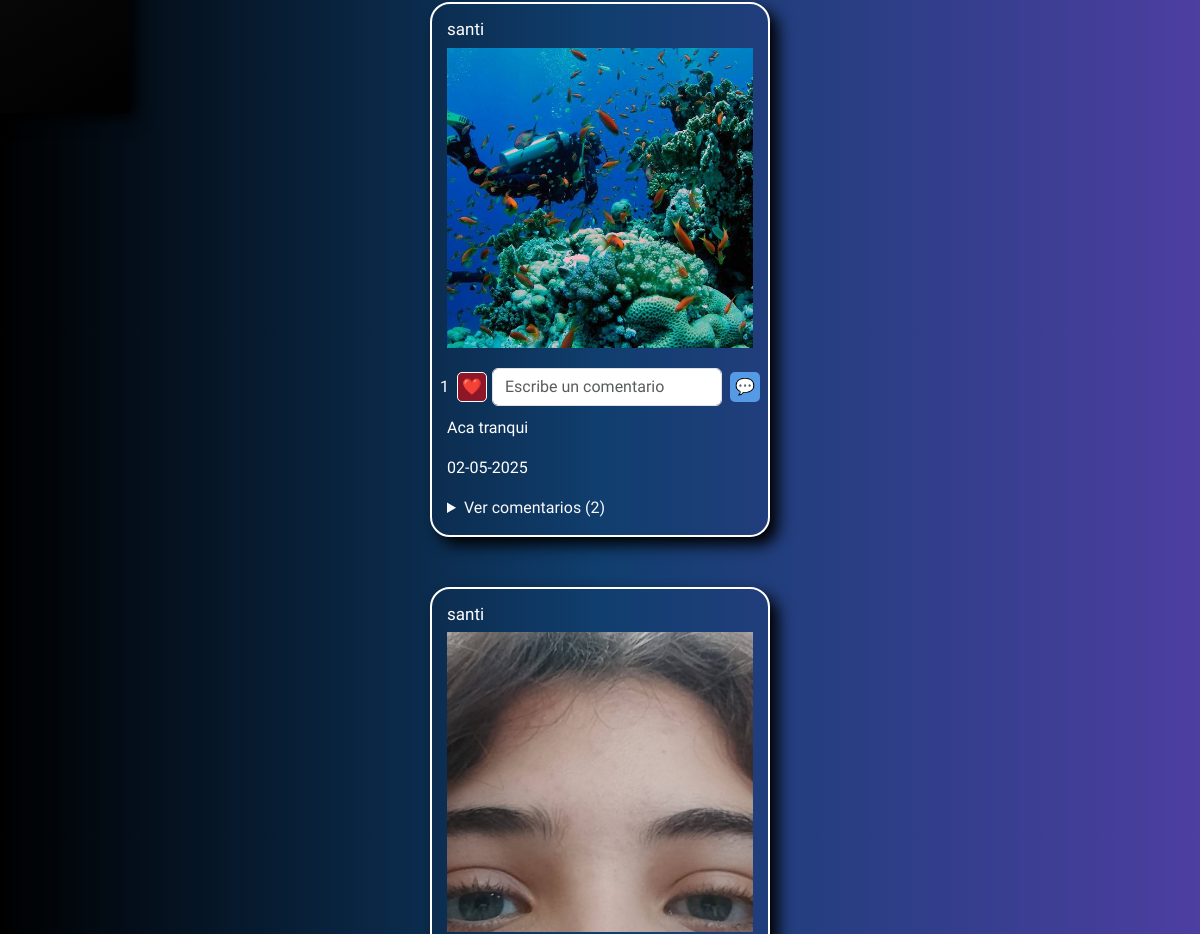
/inicio/ (signed in, middle part), run on an earlier commit of the app's database.
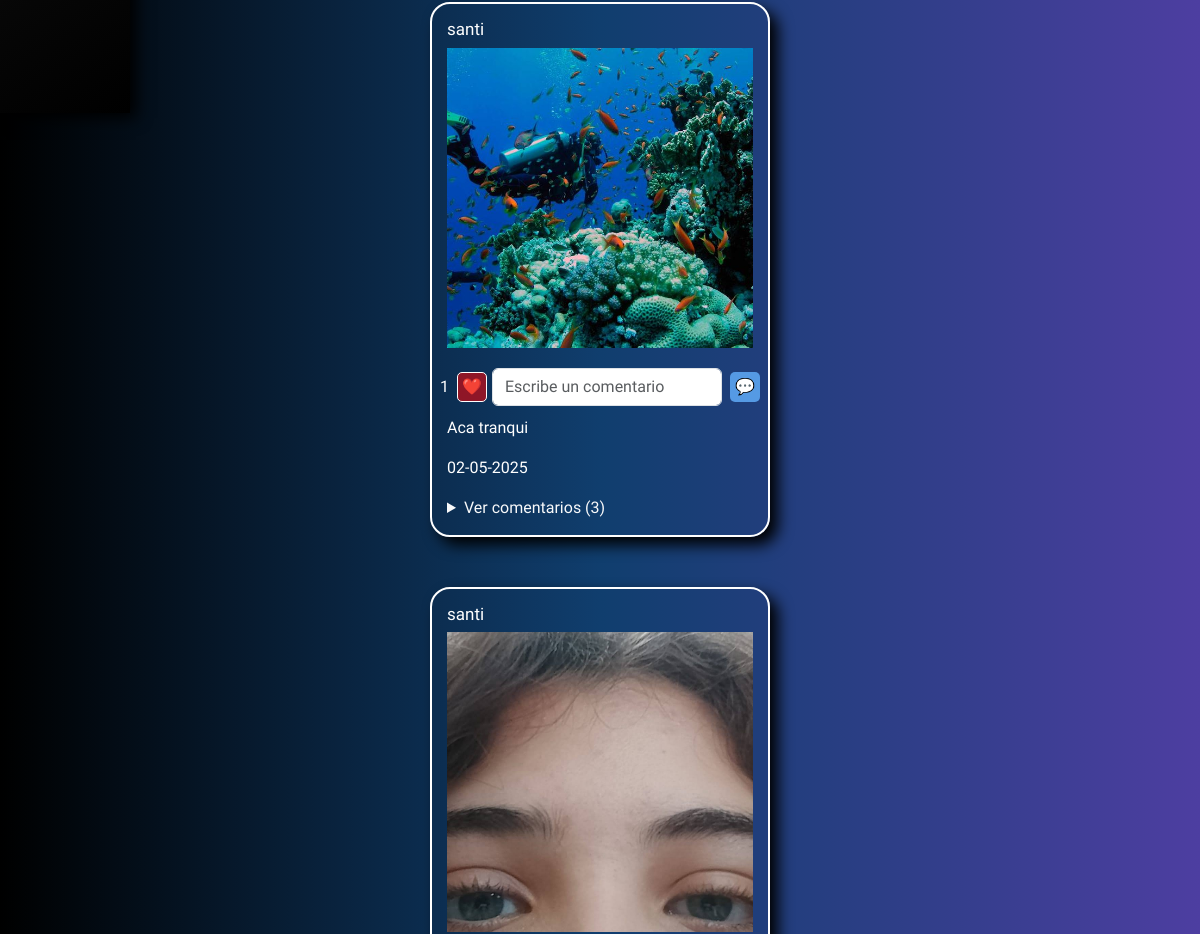
And on a later commit of the database.
### redsocialapp/models.py (models this page shows)
class Publicacion(models.Model):
    imagen = models.ImageField(upload_to='publicaciones/')
    autor = models.ForeignKey(User,on_delete=models.CASCADE)
    descripcion = models.TextField(max_length=150, blank=True)
    fechaPublicacion = models.DateTimeField(auto_now_add=True)
    likes = models.IntegerField(default=0, validators=[MinValueValidator(0)]) #validators=[MinValueValidator(0)] es una validación que asegura que el valor del campo no sea menor que un mínimo especificado, en este caso, 0.
    liked_by = models.ManyToManyField(User, related_name='likes', blank=True) #Cada usuario puede dar "Me gusta" a múltiples publicaciones, y cada publicación puede recibir "Me gusta" de múltiples usuarios.
    cantidadComentarios = models.IntegerField(default=0, validators=[MinValueValidator(0)])

### redsocialapp/views.py (the view)
# urls.py: path('inicio/',views.inicio,name='inicio'),
@login_required
def inicio(request):
    if request.method == "GET":
        amigos = request.user.perfil.amigos.all()
        publicaciones = Publicacion.objects.filter(autor__in=amigos) | Publicacion.objects.filter(autor=request.user)
        publicaciones = publicaciones.order_by('-fechaPublicacion')
        if publicaciones.exists():
            return render(request,'inicio.html', {
                'publicaciones':publicaciones
            })
        else:
            return render(request,'inicio.html',{
                'noHayPublicaciones': True
            })

### redsocialapp/context_processors.py (called while the page is built)
def novedadesNuevas(request):
    if request.user.is_authenticated: #el if es necesario para asegurarte de que solo realizas la consulta a la base de datos cuando el usuario ha iniciado sesión
        novedadesSinLeer = Novedades.objects.filter(leida=False, user=request.user).exists()
    else:
        novedadesSinLeer = False
    return {
        'novedadesSinLeer': novedadesSinLeer,
        'WEBHOOK_URL': settings.WEBHOOK_URL
    }

### redsocialapp/templates/inicio.html (shortened to what this page needs)
{%extends 'base.html'%}
{%load static%}
{% block content %}
    <section class="contenedorInicio">
        {% if noHayPublicaciones %}
            <section class="contenedorSinPublicaciones">
                <div class="sinPublicaciones">
                    <img src="https://img.icons8.com/?size=100&id=78339&format=png&color=ffffff" alt="No hay publicaciones">
                    <h2 class="text-light">No hay publicaciones disponibles</h2>
                    <p class="text-light">Parece que aún no se ha compartido ninguna publicación. ¡Sé el primero en publicar!</p>
                    <p class="text-light">También puedes agregar amigos desde el menú para ver las publicaciones de otras personas.</p>
                    <a href="/agregar-publicacion/" class="btn btn-outline-light">Agregar publicación</a>
                </div>
            </section>
        {% else %}
            <section class="contenedorPublicaciones">
                {% for publicacion in publicaciones %}
                    <div class="contenedor-publicacion">
                        <div class="publicacion" data-aos="zoom-in" data-aos-duration="700">
                            <a href="{%url 'usuario' publicacion.autor.perfil.id%}" style="text-decoration: none;"><h2>{{publicacion.autor.username}}</h2></a>
                            <img src="{{publicacion.imagen.url}}" alt="fotoPublicacion">
                            <div class="publicacion-operaciones d-flex align-items-center justify-content-center">
                                <form
                                    class="d-flex justify-content-center align-items-center gap-2"
                                    hx-post="{% url 'me_gusta' publicacion.id %}"
                                    hx-target=".contenedor-btnLike-{{publicacion.id}}"
                                    hx-swap="outerHTML"
                                    hx-trigger="submit"
                                    method="post">
                                    <div class="contenedor-btnLike-{{publicacion.id}} d-flex align-items-center justify-content-center gap-2">
                                        <span id="likes-{{ publicacion.id }}">{{ publicacion.likes }}</span>
                                        <button class="btn-like {% if request.user in publicacion.liked_by.all %}liked{% endif %}" type="submit">❤️</button>
                                    </div>
                                </form>
                                <form class="datosComentarios d-flex align-items-center justify-content-center gap-2" method="post" action="/agregar-comentario/">
                                    <input type="text" name="comentario" class="form-control inputComentario" placeholder="Escribe un comentario" required>
                                    <div class="infoComentarios d-flex gap-3 align-items-center justify-content-center">
                                        <button class="btnComentario" type="submit">💬</button>
                                    </div>
                                </form>
                            </div>
                            <p>{{publicacion.descripcion}}</p>
                            <span>{{publicacion.fechaPublicacion|date:"d-m-Y"}}</span>
                            {% if publicacion.cantidadComentarios > 1 %}
                                <details class="mt-3 contenedorComentarios w-100">
                                    <summary class="text-light">Ver comentarios ({{publicacion.comentario.all.count}})</summary>
                                </details>
                            {% endif %}
                        </div>
                    </div>
            {% endfor %}
            </section>
        {% endif %}
    </section>
{% endblock %}

### redsocialapp/templates/base.html (shortened to what this page needs)
{% load static %}
<!DOCTYPE html>
<html lang="en">
<head>
    <link href="https://cdn.jsdelivr.net/npm/bootstrap@5.3.3/dist/css/bootstrap.min.css" rel="stylesheet">
    <link rel="stylesheet" href="https://cdn.jsdelivr.net/npm/bootstrap-icons@1.11.3/font/bootstrap-icons.min.css">
    <link href="https://unpkg.com/aos@2.3.1/dist/aos.css" rel="stylesheet">
    <link rel="stylesheet" href="{% static 'css/hover.css' %}">
    <link rel="stylesheet" href="{% static 'css/global.css' %}">
    <link rel="stylesheet" href="{% static 'css/header.css' %}">
    <link rel="stylesheet" href="{% static 'css/autenticacion.css' %}">
    <link rel="stylesheet" href="{% static 'css/inicio-publicaciones.css' %}">
    <link rel="stylesheet" href="{% static 'css/misAmigos.css' %}">
    <link rel="stylesheet" href="{% static 'css/novedades.css' %}">
    <link rel="stylesheet" href="{% static 'css/miPerfil.css' %}">
    <link rel="stylesheet" href="{% static 'css/busqueda-y-usuarios.css' %}">
    <link rel="stylesheet" href="{% static 'css/responsive.css' %}">
    <link href="https://cdn.jsdelivr.net/npm/@n8n/chat/dist/style.css" rel="stylesheet" />
</head>
<body>
    {% if request.path != '/' and request.path != '/registro/' and request.path != '/crear-perfil/' and request.path != '/enviar-token/' and request.path|slice:":19" != '/confirmar-usuario/' and request.path|slice:":15" != '/cambiar-clave/' %}
    <aside id="aside">
    </aside>
    {% endif %}
    {% block content %}
    {% endblock %}
</body>
</html>

### redsocialapp/static/css/global.css (style rules this page uses)
body { font-family: "Sansation", sans-serif; }

### redsocialapp/static/css/header.css (style rules this page uses)
aside { width: 130px; height: 100vh; padding: 15px; position: fixed; top: 0; background: linear-gradient(150deg,#121a80,#101010,#000); box-shadow: 6px 5px 15px #000; display: flex; flex-direction: column; justify-content: center; align-items: center; gap: 30px; transition: width 0.3s ease-in-out; z-index: 1; }

### redsocialapp/static/css/inicio-publicaciones.css (style rules this page uses)
.contenedorInicio { min-height: 100vh; background: linear-gradient(to left,#4d3ea1,#103e6e,#000); padding-bottom: 50px; }
.contenedorPublicaciones { padding-top: 55px }
.contenedor-publicacion { display: flex; flex-direction: column; align-items: center; justify-content: center; width: 100%; margin-top: 50px; }
.publicacion { display: flex; flex-direction: column; align-items: flex-start; min-height: 300px; width: 340px; padding: 15px; border: solid 2px #fff; font-family: "Tektur", sans-serif; box-shadow: 8px 8px 15px #000; border-radius: 20px; }
.publicacion h2 { color: #fff; font-weight: lighter; font-size: 17px; }
.publicacion img { width: 100%; height: 300px; object-fit: cover; }
.publicacion p { color: #fff; margin-top: 10px; }
.publicacion span { color: #fff; }
.publicacion-operaciones { display: flex; justify-content: center; align-items: center; gap: 5px; margin: 20px 0px 0px; width: 100%; }
.publicacion-operaciones .btn-like { border: none; background-color: transparent; color: #fff; height: 30px; width: 30px; border: solid 1px #fff; border-radius: 5px; display: flex; justify-content: center; align-items: center; }
.publicacion-operaciones .liked { background-color: rgba(255, 0, 0, 0.541); }
.publicacion-operaciones .datosComentarios .btnComentario { border: none; width: 30px; height: 30px; border-radius: 5px; display: flex; justify-content: center; align-items: center; background-color: #559ae4; }
.publicacion-operaciones .datosComentarios .inputComentario { width: 230px; }

What changed in the data, as far as the page shows it:
changed Publicacion "Aca tranqui": comentario.all.count "2" → "3"
